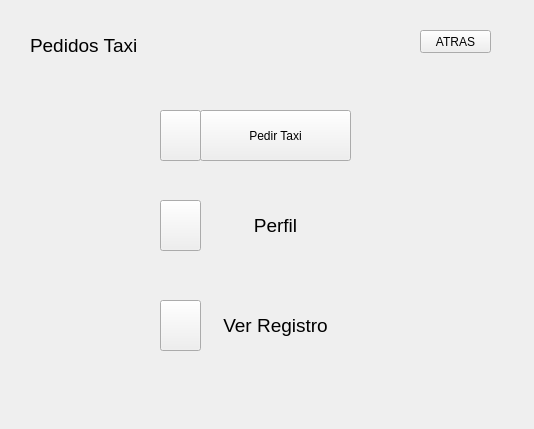
<?xml version="1.0" encoding="UTF-8"?>
<ui version="4.0">
 <class>perdicarrera</class>
 <widget class="QWidget" name="perdicarrera">
  <property name="geometry">
   <rect>
    <x>0</x>
    <y>0</y>
    <width>534</width>
    <height>429</height>
   </rect>
  </property>
  <property name="windowTitle">
   <string>Form</string>
  </property>
  <widget class="QLabel" name="label">
   <property name="geometry">
    <rect>
     <x>30</x>
     <y>30</y>
     <width>111</width>
     <height>31</height>
    </rect>
   </property>
   <property name="font">
    <font>
     <pointsize>14</pointsize>
    </font>
   </property>
   <property name="text">
    <string>Pedidos Taxi</string>
   </property>
  </widget>
  <widget class="QPushButton" name="pushButton">
   <property name="geometry">
    <rect>
     <x>160</x>
     <y>200</y>
     <width>41</width>
     <height>51</height>
    </rect>
   </property>
   <property name="text">
    <string/>
   </property>
   <property name="icon">
    <iconset resource="Imagenes.qrc">
     <normaloff>:/imagenes/usuario.png</normaloff>:/imagenes/usuario.png</iconset>
   </property>
   <property name="iconSize">
    <size>
     <width>32</width>
     <height>32</height>
    </size>
   </property>
   <property name="autoRepeat">
    <bool>false</bool>
   </property>
   <property name="autoExclusive">
    <bool>false</bool>
   </property>
  </widget>
  <widget class="QPushButton" name="pushButton_2">
   <property name="geometry">
    <rect>
     <x>160</x>
     <y>300</y>
     <width>41</width>
     <height>51</height>
    </rect>
   </property>
   <property name="text">
    <string/>
   </property>
   <property name="icon">
    <iconset resource="Imagenes.qrc">
     <normaloff>:/imagenes/registro.png</normaloff>:/imagenes/registro.png</iconset>
   </property>
   <property name="iconSize">
    <size>
     <width>32</width>
     <height>32</height>
    </size>
   </property>
   <property name="autoRepeat">
    <bool>false</bool>
   </property>
   <property name="autoExclusive">
    <bool>false</bool>
   </property>
  </widget>
  <widget class="QPushButton" name="pushButton_3">
   <property name="geometry">
    <rect>
     <x>160</x>
     <y>110</y>
     <width>41</width>
     <height>51</height>
    </rect>
   </property>
   <property name="text">
    <string/>
   </property>
   <property name="icon">
    <iconset resource="Imagenes.qrc">
     <normaloff>:/imagenes/telefono.png</normaloff>:/imagenes/telefono.png</iconset>
   </property>
   <property name="iconSize">
    <size>
     <width>32</width>
     <height>32</height>
    </size>
   </property>
   <property name="autoRepeat">
    <bool>false</bool>
   </property>
   <property name="autoExclusive">
    <bool>false</bool>
   </property>
  </widget>
  <widget class="QPushButton" name="pushButton_4">
   <property name="geometry">
    <rect>
     <x>420</x>
     <y>30</y>
     <width>71</width>
     <height>23</height>
    </rect>
   </property>
   <property name="focusPolicy">
    <enum>Qt::StrongFocus</enum>
   </property>
   <property name="text">
    <string>ATRAS</string>
   </property>
   <property name="icon">
    <iconset resource="Imagenes.qrc">
     <normaloff>:/imagenes/espalda.png</normaloff>:/imagenes/espalda.png</iconset>
   </property>
  </widget>
  <widget class="QPushButton" name="pushButton_9">
   <property name="geometry">
    <rect>
     <x>200</x>
     <y>200</y>
     <width>151</width>
     <height>51</height>
    </rect>
   </property>
   <property name="styleSheet">
    <string notr="true">background:none;border:0px;
font-size:14pt;</string>
   </property>
   <property name="text">
    <string>Perfil</string>
   </property>
  </widget>
  <widget class="QPushButton" name="pushButton_10">
   <property name="geometry">
    <rect>
     <x>200</x>
     <y>300</y>
     <width>151</width>
     <height>51</height>
    </rect>
   </property>
   <property name="styleSheet">
    <string notr="true">background:none;border:0px;
font-size:14pt;</string>
   </property>
   <property name="text">
    <string>Ver Registro</string>
   </property>
  </widget>
  <widget class="QPushButton" name="pushButton_11">
   <property name="geometry">
    <rect>
     <x>200</x>
     <y>110</y>
     <width>151</width>
     <height>51</height>
    </rect>
   </property>
   <property name="styleSheet">
    <string notr="true">background:none;border:0px;
font-size:14pt;
hover:!pressed
{
  border: 1px solid red;
}</string>
   </property>
   <property name="text">
    <string>Pedir Taxi</string>
   </property>
  </widget>
 </widget>
 <resources>
  <include location="Imagenes.qrc"/>
 </resources>
 <connections/>
</ui>
